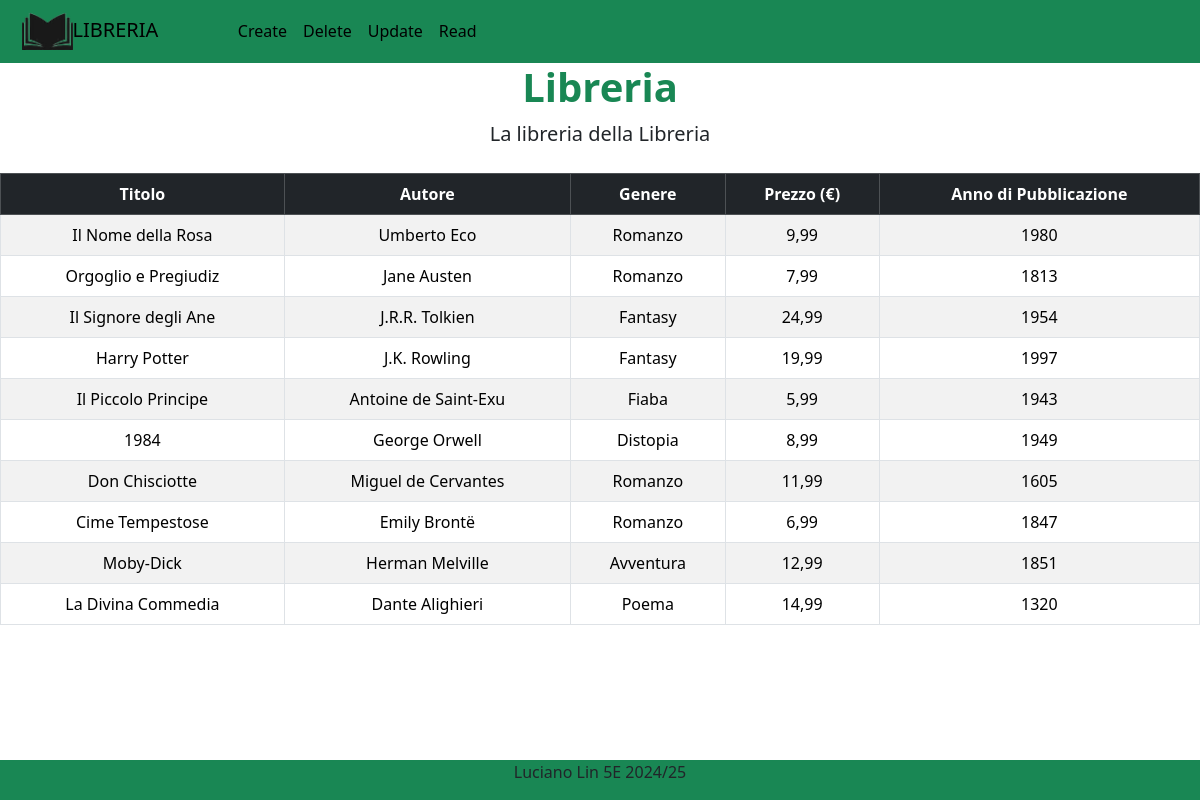
/libreria/read.php, run on the app's committed database.
### tables this page shows
CREATE TABLE libri (
    titolo VARCHAR(20),
    autore VARCHAR(20),
    genere VARCHAR(20),
    prezzo DECIMAL(5,2),
    anno_pubblicazione INT
);

### libreria/read.php (the view, shortened to what this page needs)
<?php
require_once 'db.php';
require 'header.php';
$query = 'SELECT * FROM libreria.libri';
try {
    $stm = $db->prepare($query);
    $stm->execute();
    while ($libro = $stm->fetch(PDO::FETCH_OBJ)) {
        echo "<tr>";
        echo "<td>" . htmlspecialchars($libro->titolo) . "</td>";
        echo "<td>" . htmlspecialchars($libro->autore) . "</td>";
        echo "<td>" . htmlspecialchars($libro->genere) . "</td>";
        echo "<td>" . number_format($libro->prezzo, 2, ',', '.') . "</td>";
        echo "<td>" . htmlspecialchars($libro->anno_pubblicazione) . "</td>";
        echo "</tr>";
    }
    $content = ob_get_contents();
} catch (Exception $e) {
    logError($e);
    $content = '<tr><td colspan="6" class="text-danger">Errore durante il caricamento dei dati.</td></tr>';
}
?>
    <div class="">
        <div class="text-center">
            <h1 class="text-success"><strong>Libreria</strong></h1>
            <p class="lead">La libreria della Libreria</p>
        </div>
        <div class="table-responsive mt-4">
            <table class="table table-striped table-bordered text-center">
                <thead class="table-dark">
                    <th>Titolo</th>
                    <th>Autore</th>
                    <th>Genere</th>
                    <th>Prezzo (€)</th>
                    <th>Anno di Pubblicazione</th>
                </thead>
                <tbody>
                <?= $content; ?>
                </tbody>
            </table>
        </div>
    </div>
<?php
require 'footer.php';
?>

### libreria/header.php (shortened to what this page needs)
<!doctype html>
<html lang="en">
<head>
    <link href="https://cdn.jsdelivr.net/npm/bootstrap@5.3.3/dist/css/bootstrap.min.css" rel="stylesheet">
    <link href="https://getbootstrap.com/docs/5.3/assets/css/docs.css" rel="stylesheet">
    <link rel="stylesheet" href="style.css">
</head>
<body>
<nav class="navbar navbar-expand-lg bg-success ">
    <div class="container-fluid">
        <a class="navbar-brand" href="home.php"><img src="imglibri/libro.png" alt="image logo" class="img_libro">LIBRERIA</a>
        <div class="collapse navbar-collapse" id="navbarNav">
            <ul class="navbar-nav">
                <li class="nav-item">
                    <a class="nav-link active" href="create.php">Create</a>
                </li>
                <li class="nav-item">
                    <a class="nav-link active" href="delete.php">Delete</a>
                </li>
                <li class="nav-item">
                    <a class="nav-link active" href="update.php">Update</a>
                </li>
                <li class="nav-item">
                    <a class="nav-link active" href="read.php">Read</a>
                </li>
            </ul>
        </div>
    </div>
</nav>

### libreria/footer.php (shortened to what this page needs)
<div class="bg-success text-center text-lg mt-auto">
    <footer>
        <p>Luciano Lin 5E 2024/25</p>
    </footer>
</div>
</body>
</html>

### libreria/style.css (style rules this page uses)
body { display: flex; flex-direction: column; min-height: 100vh; }
nav .img_libro { width: 30%; height: 30%; padding-left: 10px; }

### data on the page
libri: titolo "Il Nome della Rosa", autore "Umberto Eco", genere "Romanzo", prezzo "9,99", anno_pubblicazione "1980"
libri: titolo "Orgoglio e Pregiudiz", autore "Jane Austen", genere "Romanzo", prezzo "7,99", anno_pubblicazione "1813"
libri: titolo "Il Signore degli Ane", autore "J.R.R. Tolkien", genere "Fantasy", prezzo "24,99", anno_pubblicazione "1954"
libri: titolo "Harry Potter", autore "J.K. Rowling", genere "Fantasy", prezzo "19,99", anno_pubblicazione "1997"
libri: titolo "Il Piccolo Principe", autore "Antoine de Saint-Exu", genere "Fiaba", prezzo "5,99", anno_pubblicazione "1943"
libri: titolo "1984", autore "George Orwell", genere "Distopia", prezzo "8,99", anno_pubblicazione "1949"
libri: titolo "Don Chisciotte", autore "Miguel de Cervantes", genere "Romanzo", prezzo "11,99", anno_pubblicazione "1605"
libri: titolo "Cime Tempestose", autore "Emily Brontë", genere "Romanzo", prezzo "6,99", anno_pubblicazione "1847"
libri: titolo "Moby-Dick", autore "Herman Melville", genere "Avventura", prezzo "12,99", anno_pubblicazione "1851"
libri: titolo "La Divina Commedia", autore "Dante Alighieri", genere "Poema", prezzo "14,99", anno_pubblicazione "1320"
